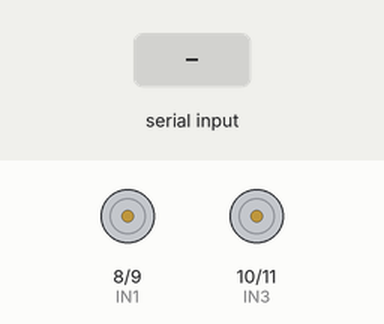
Simulated run of this sketch. Board: Arduino Uno, built with avr-gcc and run on an emulated ATmega328P. Parts: motor-driver pin pairs drawn as motors (green arrow = first pin HIGH = forward, orange = second pin HIGH = backward, longer = more drive, scaled by the enable pin). The test bench sets the inputs (shaded band).

Above: at 1.2 s.
1.3 s: "F" received over Serial
At 1.7 s:
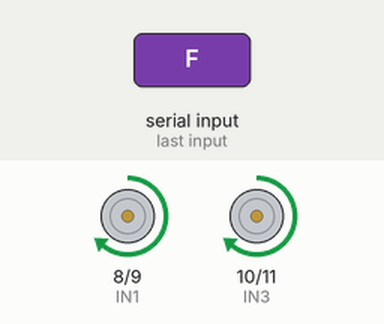
3.5 s: "B" received over Serial
At 4.0 s:
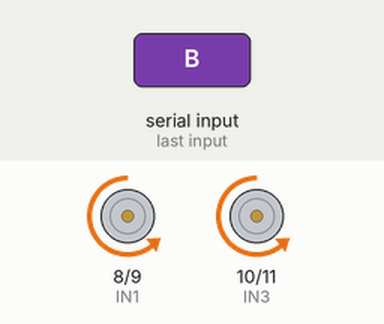
5.7 s: "L" received over Serial
At 6.2 s:
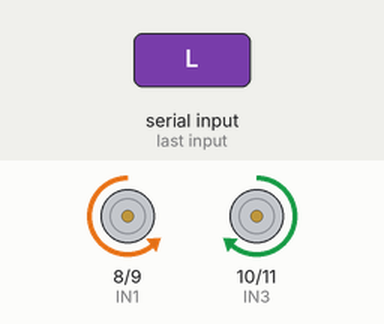
7.9 s: "R" received over Serial
At 8.4 s:
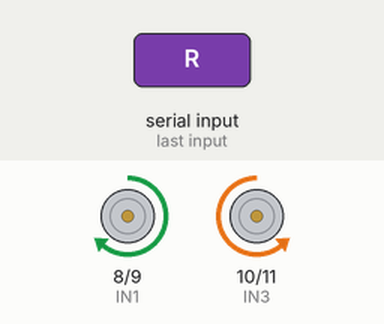
Timing chart, 0 to 10.9 s (numbered marks = the images above; inputs shaded):
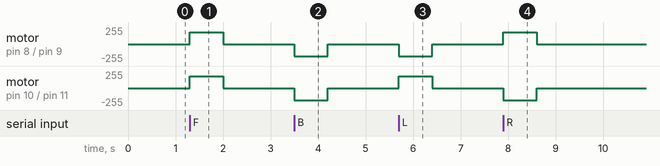

Measured:
- after the input at 1.3 s, motor on pin 8 (IN1) / pin 9 (IN2), motor on pin 10 (IN3) / pin 11 (IN4): stopped → forward 180/255 at once, → stopped 0.70 s later
- after the input at 3.5 s, motor on pin 8 (IN1) / pin 9 (IN2), motor on pin 10 (IN3) / pin 11 (IN4): stopped → backward 180/255 at once, → stopped 0.70 s later
- after the input at 5.7 s, motor on pin 8 (IN1) / pin 9 (IN2): stopped → backward 180/255 at once, → stopped 0.70 s later; motor on pin 10 (IN3) / pin 11 (IN4): stopped → forward 180/255 at once, → stopped 0.70 s later
- after the input at 7.9 s, motor on pin 8 (IN1) / pin 9 (IN2): stopped → forward 180/255 at once, → stopped 0.70 s later; motor on pin 10 (IN3) / pin 11 (IN4): stopped → backward 180/255 at once, → stopped 0.70 s later

The sketch:

arduino_vehicle.ino
```cpp
// Gesture-Controlled Vehicle: Arduino + L298N motor driver.
// Update pin values if your wiring is different.
const int ENA = 5;
const int IN1 = 8;
const int IN2 = 9;
const int ENB = 6;
const int IN3 = 10;
const int IN4 = 11;
const unsigned long FAILSAFE_MS = 700;
unsigned long lastCommandMs = 0;

void stopMotors() {
  digitalWrite(IN1, LOW); digitalWrite(IN2, LOW);
  digitalWrite(IN3, LOW); digitalWrite(IN4, LOW);
}
void forward() { digitalWrite(IN1, HIGH); digitalWrite(IN2, LOW); digitalWrite(IN3, HIGH); digitalWrite(IN4, LOW); }
void backward() { digitalWrite(IN1, LOW); digitalWrite(IN2, HIGH); digitalWrite(IN3, LOW); digitalWrite(IN4, HIGH); }
void left() { digitalWrite(IN1, LOW); digitalWrite(IN2, HIGH); digitalWrite(IN3, HIGH); digitalWrite(IN4, LOW); }
void right() { digitalWrite(IN1, HIGH); digitalWrite(IN2, LOW); digitalWrite(IN3, LOW); digitalWrite(IN4, HIGH); }

void setup() {
  pinMode(ENA, OUTPUT); pinMode(ENB, OUTPUT);
  pinMode(IN1, OUTPUT); pinMode(IN2, OUTPUT); pinMode(IN3, OUTPUT); pinMode(IN4, OUTPUT);
  analogWrite(ENA, 180); analogWrite(ENB, 180); // speed: 0 to 255
  stopMotors();
  Serial.begin(9600);
  lastCommandMs = millis();
}

void loop() {
  if (Serial.available()) {
    char c = Serial.read();
    if (c == 'F') forward();
    else if (c == 'B') backward();
    else if (c == 'L') left();
    else if (c == 'R') right();
    else if (c == 'S') stopMotors();
    else return;
    lastCommandMs = millis();
  }
  if (millis() - lastCommandMs > FAILSAFE_MS) stopMotors();
}
```
